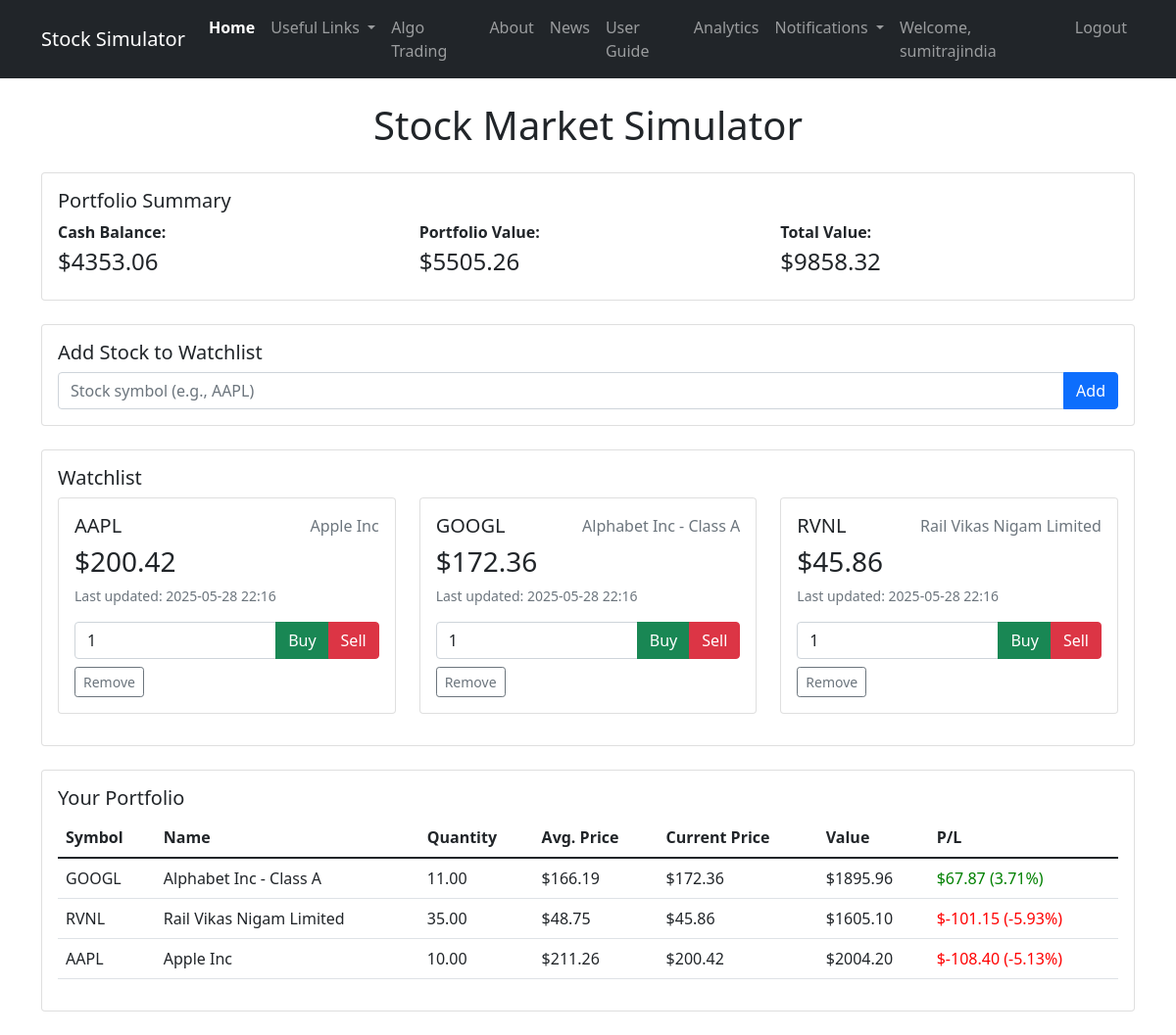
Screenshot of / (signed in) with the database file from the repository.
### app.py (models this page shows, shortened)
class User(UserMixin, db.Model):
    id = db.Column(db.Integer, primary_key=True)
    username = db.Column(db.String(80), unique=True, nullable=False)
    email = db.Column(db.String(120), unique=True, nullable=True)
    password_hash = db.Column(db.String(128))
    balance = db.Column(db.Float, default=10000.00)
    notifications = db.relationship(
        'Notification',
        backref='notification_user',  # Changed backref name
        lazy='dynamic',
        order_by='desc(Notification.timestamp)'
    )

class Watchlist(db.Model):
    id = db.Column(db.Integer, primary_key=True)
    user_id = db.Column(db.Integer, db.ForeignKey('user.id'), nullable=False)
    stock_id = db.Column(db.Integer, db.ForeignKey('stock.id'), nullable=False)
    user = db.relationship('User', backref=db.backref('watchlist', lazy=True))
    stock = db.relationship('Stock', backref=db.backref('watchlist', lazy=True))

class Stock(db.Model):
    id = db.Column(db.Integer, primary_key=True)
    symbol = db.Column(db.String(10), unique=True, nullable=False)
    name = db.Column(db.String(100))
    price = db.Column(db.Float)
    last_updated = db.Column(db.DateTime)

class Portfolio(db.Model):
    id = db.Column(db.Integer, primary_key=True)
    user_id = db.Column(db.Integer, db.ForeignKey('user.id'), nullable=False)
    stock_id = db.Column(db.Integer, db.ForeignKey('stock.id'), nullable=False)
    quantity = db.Column(db.Float, default=0)
    average_price = db.Column(db.Float)
    user = db.relationship('User', backref=db.backref('portfolio', lazy=True))
    stock = db.relationship('Stock', backref=db.backref('portfolio', lazy=True))

### app.py (the view)
@app.route('/')
@login_required
def index():
    if not current_user.is_authenticated:
        return redirect(url_for('login'))
    watchlist = Watchlist.query.filter_by(user_id=current_user.id).all()
    portfolio = Portfolio.query.filter_by(user_id=current_user.id).all()
    portfolio_value = sum(
        item.stock.price * item.quantity
        for item in portfolio
        if item.stock  # Check if stock exists
    )
    portfolio_value = 0
    for item in portfolio:
        if item.stock and item.stock.price:
            portfolio_value += item.stock.price * item.quantity
    return render_template('index.html',
                         user=current_user,
                         watchlist=watchlist,
                         portfolio=portfolio,
                         portfolio_value=portfolio_value)

### app.py (called while the page is built)
@login_manager.user_loader
def load_user(user_id):
    return User.query.get(int(user_id))

### templates/index.html (shortened to what this page needs)
{% extends "base.html" %}
{% block content %}
    <h1 class="text-center mb-4">Stock Market Simulator</h1>
    <div class="card mb-4">
        <div class="card-body">
            <h5 class="card-title">Portfolio Summary</h5>
            <div class="row">
                <div class="col-md-4">
                    <p class="mb-1"><strong>Cash Balance:</strong></p>
                    <h4>${{ "%.2f"|format(user.balance) }}</h4>
                </div>
                <div class="col-md-4">
                    <p class="mb-1"><strong>Portfolio Value:</strong></p>
                    <h4>${{ "%.2f"|format(portfolio_value) }}</h4>
                </div>
                <div class="col-md-4">
                    <p class="mb-1"><strong>Total Value:</strong></p>
                    <h4>${{ "%.2f"|format(user.balance + portfolio_value) }}</h4>
                </div>
            </div>
        </div>
    </div>
    <div class="card mb-4">
        <div class="card-body">
            <h5 class="card-title">Add Stock to Watchlist</h5>
            <form method="POST" action="{{ url_for('add_stock') }}">
                <div class="input-group">
                    <input type="text" class="form-control" name="symbol" placeholder="Stock symbol (e.g., AAPL)" required>
                    <button class="btn btn-primary" type="submit">Add</button>
                </div>
            </form>
        </div>
    </div>
    <div class="card mb-4">
        <div class="card-body">
            <h5 class="card-title">Watchlist</h5>
            {% if watchlist %}
                <div class="row">
                    {% for item in watchlist %}
                        <div class="col-md-4 mb-3">
                            <div class="card stock-card h-100">
                                <div class="card-body">
                                    <div class="d-flex justify-content-between">
                                        <h5 class="card-title">{{ item.stock.symbol }}</h5>
                                        <span class="text-muted">{{ item.stock.name|truncate(20) }}</span>
                                    </div>
                                    <h3 class="card-text">${{ "%.2f"|format(item.stock.price) }}</h3>
                                    <p class="text-muted small">Last updated: {{ item.stock.last_updated.strftime('%Y-%m-%d %H:%M') }}</p>
                                    <form method="POST" action="{{ url_for('trade') }}" class="mt-3">
                                        <div class="input-group mb-2">
                                            <input type="number" class="form-control" name="quantity" min="0.01" step="0.01" value="1" required>
                                            <button class="btn btn-success" type="submit" name="action" value="BUY">Buy</button>
                                            <button class="btn btn-danger" type="submit" name="action" value="SELL">Sell</button>
                                        </div>
                                    </form>
                                    <a href="{{ url_for('remove_stock', stock_id=item.stock.id) }}" class="btn btn-sm btn-outline-secondary">Remove</a>
                                </div>
                            </div>
                        </div>
                    {% endfor %}
                </div>
            {% else %}
                <p class="text-muted">No stocks in watchlist. Add some stocks to track them.</p>
            {% endif %}
        </div>
    </div>
    <div class="card">
        <div class="card-body">
            <h5 class="card-title">Your Portfolio</h5>
            {% if portfolio %}
                <div class="table-responsive">
                    <table class="table table-hover">
                        <thead>
                            <tr>
                                <th>Symbol</th>
                                <th>Name</th>
                                <th>Quantity</th>
                                <th>Avg. Price</th>
                                <th>Current Price</th>
                                <th>Value</th>
                                <th>P/L</th>
                            </tr>
                        </thead>
                        <tbody>
                            {% for item in portfolio %}
                                <tr>
                                    <td>{{ item.stock.symbol }}</td>
                                    <td>{{ item.stock.name|truncate(30) }}</td>
                                    <td>{{ "%.2f"|format(item.quantity) }}</td>
                                    <td>${{ "%.2f"|format(item.average_price) }}</td>
                                    <td>${{ "%.2f"|format(item.stock.price) }}</td>
                                    <td>${{ "%.2f"|format(item.stock.price * item.quantity) }}</td>
                                    <td class="{% if (item.stock.price - item.average_price) >= 0 %}positive{% else %}negative{% endif %}">
                                        ${{ "%.2f"|format((item.stock.price - item.average_price) * item.quantity) }}
                                        ({{ "%.2f"|format(((item.stock.price - item.average_price) / item.average_price) * 100) }}%)
                                    </td>
                                </tr>
                            {% endfor %}
                        </tbody>
                    </table>
                </div>
            {% else %}
                <p class="text-muted">Your portfolio is empty. Buy some stocks to get started.</p>
            {% endif %}
        </div>
    </div>
{% endblock %}

### templates/base.html (shortened to what this page needs)
<!DOCTYPE html>
<html lang="en">
<head>
    <link href="https://cdn.jsdelivr.net/npm/bootstrap@5.1.3/dist/css/bootstrap.min.css" rel="stylesheet">
</head>
<body>
    <nav class="navbar navbar-expand-lg navbar-dark bg-dark">
        <div class="container">
            <a class="navbar-brand" href="{{ url_for('index') }}">Stock Simulator</a>
            <div class="collapse navbar-collapse" id="navbarNav">
                <ul class="navbar-nav me-auto">
                    <li class="nav-item">
                        <a class="nav-link {% if request.endpoint == 'index' %}active{% endif %}"
                           href="{{ url_for('index') }}">Home</a>
                    </li>
                    <li class="nav-item dropdown">
                        <a class="nav-link dropdown-toggle" href="#" role="button" data-bs-toggle="dropdown">
                            Useful Links
                        </a>
                    </li>
                    <li class="nav-item">
                        <a class="nav-link {% if request.endpoint == 'algo_trading' %}active{% endif %}"
                           href="{{ url_for('algo_trading') }}">Algo Trading</a>
                    </li>
                    <li class="nav-item">
                        <a class="nav-link {% if request.endpoint == 'about' %}active{% endif %}"
                           href="{{ url_for('about') }}">About</a>
                    </li>
                    <li class="nav-item">
                        <a class="nav-link {% if request.endpoint == 'news' %}active{% endif %}"
                           href="{{ url_for('news') }}">News</a>
                    </li>
                    <li class="nav-item">
                        <a class="nav-link {% if request.endpoint == 'user_guide' %}active{% endif %}"
                           href="{{ url_for('user_guide') }}">User Guide</a>
                    </li>
                    <li class="nav-item">
                        <a class="nav-link {% if request.endpoint == 'portfolio_analytics' %}active{% endif %}"
                           href="{{ url_for('portfolio_analytics') }}">Analytics</a>
                    </li>
                </ul>
                <ul class="navbar-nav">
                    {% if current_user.is_authenticated %}
                        {% if current_user.notifications %}
                        <li class="nav-item dropdown">
                            <a class="nav-link dropdown-toggle" href="#" id="notificationsDropdown" role="button" data-bs-toggle="dropdown">
                                Notifications
                                {% set unread_count = current_user.notifications|selectattr('read', 'equalto', False)|list|length %}
                            </a>
                        </li>
                        {% endif %}
                        <li class="nav-item">
                            <span class="nav-link">Welcome, {{ current_user.username }}</span>
                        </li>
                        <li class="nav-item">
                            <a class="nav-link" href="{{ url_for('logout') }}">Logout</a>
                        </li>
                    {% endif %}
                </ul>
            </div>
        </div>
    </nav>
    <div class="container py-4">
        {% block content %}{% endblock %}
    </div>
</body>
</html>

### templates/base.html (style rules this page uses)
.stock-card { transition: transform 0.2s; }
.positive { color: green; }
.negative { color: red; }
.navbar-nav .nav-link.active { font-weight: bold; }

### rows the page displays
User: username "sumitrajindia", balance "4353.06", user.balance+portfolio_value "9858.32"
Watchlist: stock.symbol "AAPL", stock.name "Apple Inc", stock.last_updated "2025-05-28 22:16"
Stock: stock.price "200.42", item.stock.price*item.quantity "2004.20", (item.stock.price-item.average_price)*item.quantity "-108.40", price.average_price "-5.13"
Watchlist: stock.symbol "GOOGL", stock.name "Alphabet Inc - Class A", stock.last_updated "2025-05-28 22:16"
Stock: stock.price "172.36", item.stock.price*item.quantity "1895.96", (item.stock.price-item.average_price)*item.quantity "67.87", price.average_price "3.71"
Watchlist: stock.symbol "RVNL", stock.name "Rail Vikas Nigam Limited", stock.last_updated "2025-05-28 22:16"
Stock: stock.price "45.86", item.stock.price*item.quantity "1605.10", (item.stock.price-item.average_price)*item.quantity "-101.15", price.average_price "-5.93"
Portfolio: stock.symbol "GOOGL", stock.name "Alphabet Inc - Class A", quantity "11.00", average_price "166.19"
Portfolio: stock.symbol "RVNL", stock.name "Rail Vikas Nigam Limited", quantity "35.00", average_price "48.75"
Portfolio: stock.symbol "AAPL", stock.name "Apple Inc", quantity "10.00", average_price "211.26"

### other values shown
{{ "%.2f"|format(portfolio_value) }} "5505.26"
